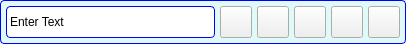
<?xml version="1.0" encoding="UTF-8"?>
<ui version="4.0">
 <class>InputAllWidget</class>
 <widget class="QWidget" name="InputAllWidget">
  <property name="geometry">
   <rect>
    <x>0</x>
    <y>0</y>
    <width>406</width>
    <height>44</height>
   </rect>
  </property>
  <property name="sizePolicy">
   <sizepolicy hsizetype="Expanding" vsizetype="Fixed">
    <horstretch>0</horstretch>
    <verstretch>0</verstretch>
   </sizepolicy>
  </property>
  <property name="minimumSize">
   <size>
    <width>0</width>
    <height>44</height>
   </size>
  </property>
  <property name="maximumSize">
   <size>
    <width>16777215</width>
    <height>44</height>
   </size>
  </property>
  <property name="windowTitle">
   <string>Form</string>
  </property>
  <property name="styleSheet">
   <string notr="true">QFrame#m_MainFrame
{   
background-color: #e0f9f9;
border: 1px solid blue;
border-radius: 4px; 
}

QLabel#m_TextAllButton
{   
background-color: #FFFFFF;
border: 1px solid blue;
border-radius: 4px; 
}</string>
  </property>
  <layout class="QGridLayout" name="gridLayout_2">
   <property name="margin">
    <number>0</number>
   </property>
   <property name="spacing">
    <number>0</number>
   </property>
   <item row="0" column="0">
    <widget class="QFrame" name="m_MainFrame">
     <property name="sizePolicy">
      <sizepolicy hsizetype="Expanding" vsizetype="Fixed">
       <horstretch>0</horstretch>
       <verstretch>0</verstretch>
      </sizepolicy>
     </property>
     <property name="minimumSize">
      <size>
       <width>0</width>
       <height>44</height>
      </size>
     </property>
     <property name="maximumSize">
      <size>
       <width>16777215</width>
       <height>44</height>
      </size>
     </property>
     <property name="frameShape">
      <enum>QFrame::NoFrame</enum>
     </property>
     <property name="frameShadow">
      <enum>QFrame::Raised</enum>
     </property>
     <layout class="QHBoxLayout" name="horizontalLayout">
      <property name="spacing">
       <number>5</number>
      </property>
      <property name="margin">
       <number>5</number>
      </property>
      <item>
       <widget class="VxLabel" name="m_TextAllButton">
        <property name="sizePolicy">
         <sizepolicy hsizetype="Preferred" vsizetype="Fixed">
          <horstretch>0</horstretch>
          <verstretch>0</verstretch>
         </sizepolicy>
        </property>
        <property name="minimumSize">
         <size>
          <width>0</width>
          <height>32</height>
         </size>
        </property>
        <property name="maximumSize">
         <size>
          <width>16777215</width>
          <height>32</height>
         </size>
        </property>
        <property name="text">
         <string>Enter Text</string>
        </property>
       </widget>
      </item>
      <item>
       <widget class="VxPushButton" name="m_SelectFaceAllButton">
        <property name="sizePolicy">
         <sizepolicy hsizetype="Fixed" vsizetype="Fixed">
          <horstretch>0</horstretch>
          <verstretch>0</verstretch>
         </sizepolicy>
        </property>
        <property name="minimumSize">
         <size>
          <width>32</width>
          <height>32</height>
         </size>
        </property>
        <property name="maximumSize">
         <size>
          <width>32</width>
          <height>32</height>
         </size>
        </property>
        <property name="text">
         <string/>
        </property>
        <property name="iconSize">
         <size>
          <width>32</width>
          <height>32</height>
         </size>
        </property>
       </widget>
      </item>
      <item>
       <widget class="VxPushButton" name="m_CameraAllButton">
        <property name="sizePolicy">
         <sizepolicy hsizetype="Fixed" vsizetype="Fixed">
          <horstretch>0</horstretch>
          <verstretch>0</verstretch>
         </sizepolicy>
        </property>
        <property name="minimumSize">
         <size>
          <width>32</width>
          <height>32</height>
         </size>
        </property>
        <property name="maximumSize">
         <size>
          <width>32</width>
          <height>32</height>
         </size>
        </property>
        <property name="text">
         <string/>
        </property>
        <property name="iconSize">
         <size>
          <width>32</width>
          <height>32</height>
         </size>
        </property>
       </widget>
      </item>
      <item>
       <widget class="VxPushButton" name="m_GalleryAllButton">
        <property name="sizePolicy">
         <sizepolicy hsizetype="Fixed" vsizetype="Fixed">
          <horstretch>0</horstretch>
          <verstretch>0</verstretch>
         </sizepolicy>
        </property>
        <property name="minimumSize">
         <size>
          <width>32</width>
          <height>32</height>
         </size>
        </property>
        <property name="maximumSize">
         <size>
          <width>32</width>
          <height>32</height>
         </size>
        </property>
        <property name="text">
         <string/>
        </property>
        <property name="iconSize">
         <size>
          <width>32</width>
          <height>32</height>
         </size>
        </property>
       </widget>
      </item>
      <item>
       <widget class="VxPushButton" name="m_VideoAllButton">
        <property name="sizePolicy">
         <sizepolicy hsizetype="Fixed" vsizetype="Fixed">
          <horstretch>0</horstretch>
          <verstretch>0</verstretch>
         </sizepolicy>
        </property>
        <property name="minimumSize">
         <size>
          <width>32</width>
          <height>32</height>
         </size>
        </property>
        <property name="maximumSize">
         <size>
          <width>32</width>
          <height>32</height>
         </size>
        </property>
        <property name="text">
         <string/>
        </property>
        <property name="iconSize">
         <size>
          <width>32</width>
          <height>32</height>
         </size>
        </property>
       </widget>
      </item>
      <item>
       <widget class="VxPushButton" name="m_MicAllButton">
        <property name="sizePolicy">
         <sizepolicy hsizetype="Fixed" vsizetype="Fixed">
          <horstretch>0</horstretch>
          <verstretch>0</verstretch>
         </sizepolicy>
        </property>
        <property name="minimumSize">
         <size>
          <width>32</width>
          <height>32</height>
         </size>
        </property>
        <property name="maximumSize">
         <size>
          <width>32</width>
          <height>32</height>
         </size>
        </property>
        <property name="text">
         <string/>
        </property>
        <property name="iconSize">
         <size>
          <width>32</width>
          <height>32</height>
         </size>
        </property>
       </widget>
      </item>
     </layout>
    </widget>
   </item>
  </layout>
 </widget>
 <customwidgets>
  <customwidget>
   <class>VxPushButton</class>
   <extends>QPushButton</extends>
   <header>VxPushButton.h</header>
  </customwidget>
  <customwidget>
   <class>VxLabel</class>
   <extends>QLabel</extends>
   <header>VxLabel.h</header>
  </customwidget>
 </customwidgets>
 <resources/>
 <connections/>
</ui>
